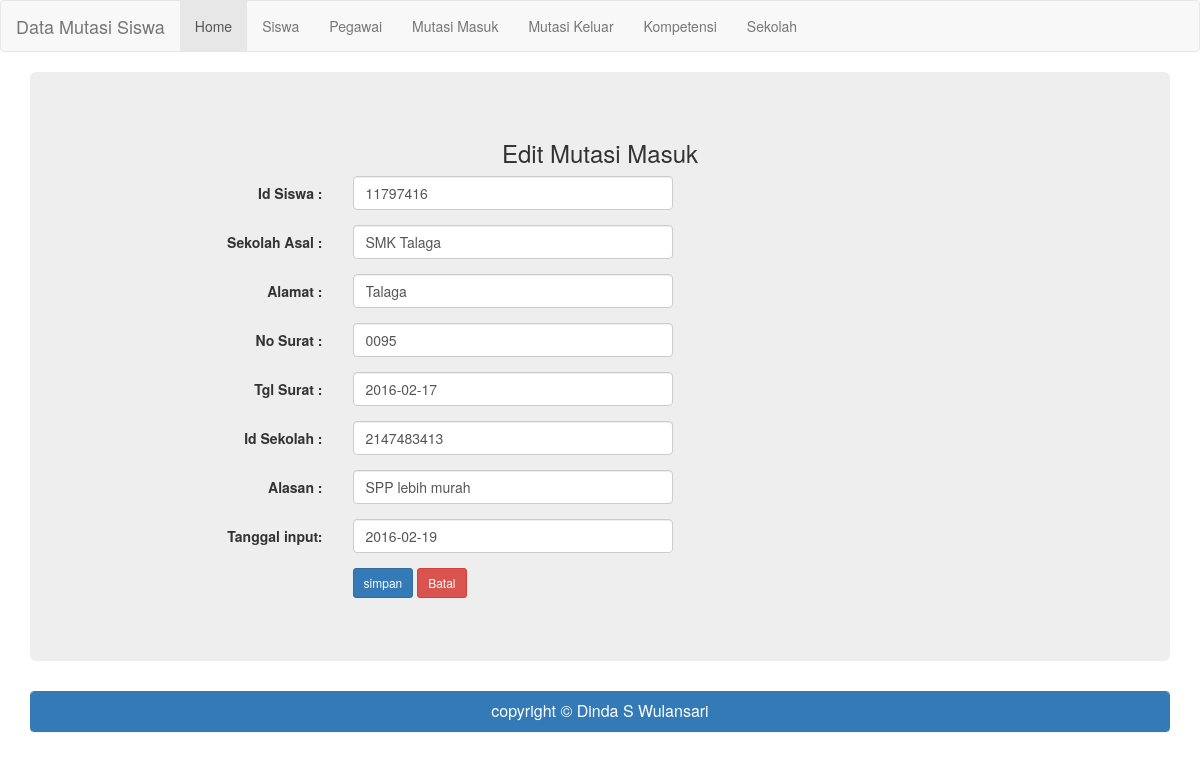
The app's page /?halaman=mutasi_masuk_edit&id=1197854705, older data.
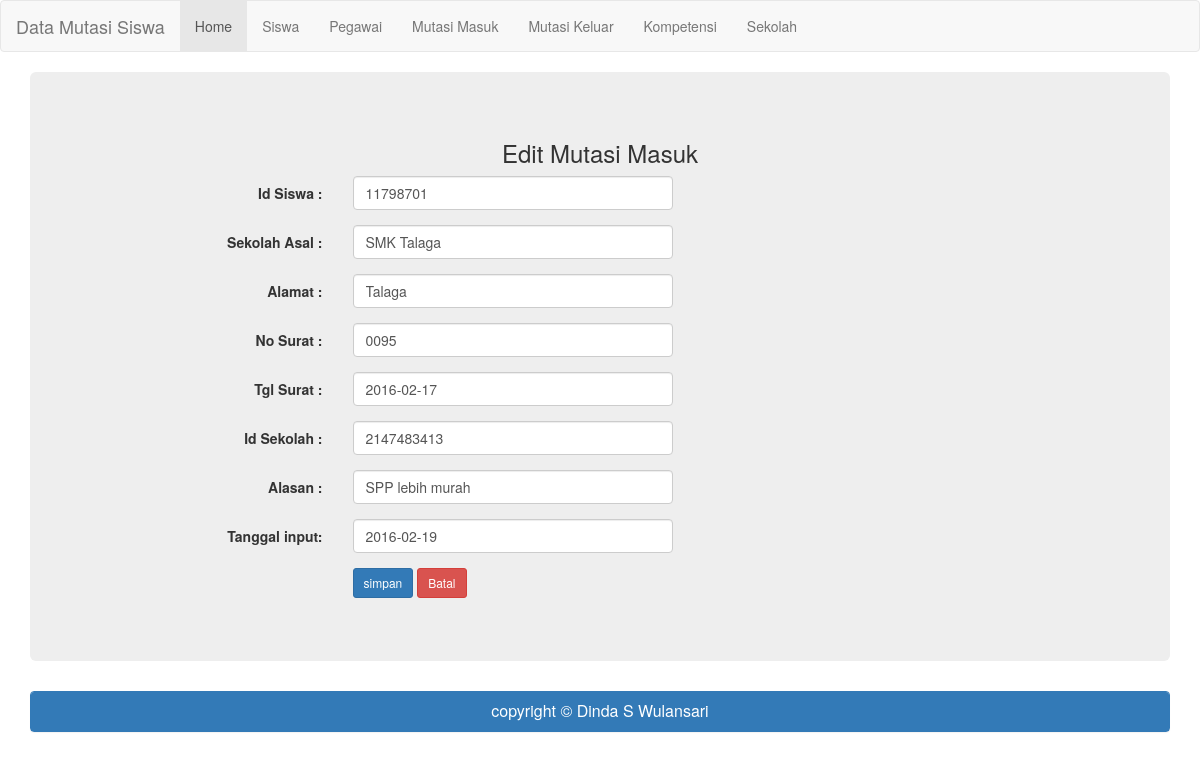
The same page, newer data.
### tables this page shows
CREATE TABLE IF NOT EXISTS `data_mutasi_masuk` (
  `id_mutmas` int(11) NOT NULL,
  `id_siswa` int(11) NOT NULL,
  `sekolah_asal` varchar(25) NOT NULL,
  `alamat` varchar(60) NOT NULL,
  `no_surat` varchar(25) NOT NULL,
  `tgl_surat` date NOT NULL,
  `id_sekolah` int(11) NOT NULL,
  `alasan` varchar(25) NOT NULL,
  `tanggal_input` date NOT NULL
);

### mutasi_masuk_edit.php (the view, shortened to what this page needs)
<?php
include"koneksi.php";
$query=("SELECT * FROM data_mutasi_masuk WHERE id_mutmas='$_GET[id]'");
$galeri=mysqli_query($koneksi,$query) or die('Error,query failed. ' .mysqli_error());
$m=mysqli_fetch_array($galeri);
?>
<h3 align="center">Edit Mutasi Masuk</h3>
<form class="form-horizontal" method="post" action="?halaman=mutasi_masuk_up" enctype="multipart/form-data">
	<div class="form-group">
		<label class="col-sm-3 control-label">Id Siswa :</label>
		<div class="col-sm-4">
			<input type="text" name="id_siswa" class="form-control" placeholder="Masukan id_siswa" value="<?php echo"$m[id_siswa]";?>" required>
		</div>
	</div>
	<div class="form-group">
		<label class="col-sm-3 control-label">Sekolah Asal :</label>
		<div class="col-sm-4">
			<input type="text" name="sekolah_asal" class="form-control" placeholder="Masukan sekolah_asal" value="<?php echo"$m[sekolah_asal]";?>" required>
		</div>
	</div>
	<div class="form-group">
		<label class="col-sm-3 control-label">Alamat :</label>
		<div class="col-sm-4">
			<input type="text" name="alamat" class="form-control" placeholder="Masukan alamat" value="<?php echo"$m[alamat]";?>" required>
		</div>
	</div>
	<div class="form-group">
		<label class="col-sm-3 control-label">No Surat :</label>
		<div class="col-sm-4">
			<input type="text" name="no_surat" class="form-control" placeholder="Masukan no_surat" value="<?php echo"$m[no_surat]";?>" required>
		</div>
	</div>
	<div class="form-group">
		<label class="col-sm-3 control-label">Tgl Surat :</label>
		<div class="col-sm-4">
			<input type="text" name="tgl_surat" class="form-control" placeholder="Masukan tgl_surat" value="<?php echo"$m[tgl_surat]";?>" required>
		</div>
	</div>
	<div class="form-group">
		<label class="col-sm-3 control-label">Id Sekolah :</label>
		<div class="col-sm-4">
			<input type="text" name="id_sekolah" class="form-control" placeholder="Masukan id_sekolah" value="<?php echo"$m[id_sekolah]";?>" required>
		</div>
	</div>
	<div class="form-group">
		<label class="col-sm-3 control-label">Alasan :</label>
		<div class="col-sm-4">
			<input type="text" name="alasan" class="form-control" placeholder="Masukan alasan" value="<?php echo"$m[alasan]";?>" required>
		</div>
	</div>
	<div class="form-group">
		<label class="col-sm-3 control-label">Tanggal input:</label>
		<div class="col-sm-4">
			<input type="text" name="tanggal_input" class="form-control" placeholder="Masukan tanggal_input" value="<?php echo"$m[tanggal_input]";?>" required>
		</div>
	</div>
	<div class="form-group">
		<label class="col-sm-3 control-label">&nbsp;</label>
		<div class="col-sm-6">
			<input type="submit" name="tambah_mutasi_masuk" class="btn btn-sm btn-primary" value="simpan">
			<a href="?halaman=mutasi_masuk" class="btn btn-sm btn-danger">Batal</a>
			</div>
			</div>
			</form>

### index.php (shortened to what this page needs)
<!DOCTYPE html>
<html>
<head>
	<link rel="stylesheet" type="text/css" href="css/bootstrap.css">
</head>
<body>
		<nav class="navbar navbar-default navabar-fixed-top" role="navigation">
			<div class="navbar-header">
				<a class="navbar-brand" href="#">Data Mutasi Siswa</a>
			</div>
			<div>
				<ul class="nav navbar-nav">
					<li class="active"><a href="?halaman=default">Home</a></li>
					<li><a href="?halaman=siswa">Siswa</a></li>
					<li><a href="?halaman=pegawai">Pegawai</a></li>
					<li><a href="?halaman=mutasi_masuk">Mutasi Masuk</a></li>
					<li><a href="?halaman=mutasi_keluar">Mutasi Keluar</a></li>
					<li><a href="?halaman=kompetensi">Kompetensi</a></li>
					<li><a href="?halaman=sekolah">Sekolah</a></li>
				</ul>
			</div>
		</nav>
		<div class="container">
			<div>
				<div class="jumbotron">
					<?php
					include("halaman.php");
					?>
				</div>
				<div class="panel panel-primary">
					<div class="panel-heading">
						<h3 class="panel-title" align="center">copyright &copy; Dinda S Wulansari</h3>
					</div>
				</div>
			</div>
		</div>
	</body>
	</html>

### halaman.php (shortened to what this page needs)
<?php
$halaman=(isset($_GET['halaman'])) ?$_GET['halaman']:"default";
switch($halaman){
	case'mutasi_masuk_edit':include"mutasi_masuk_edit.php";break;
}
?>

Row changes from the older to the newer data that the page shows:
changed data_mutasi_masuk "SMK Talaga": id_siswa "11797416" → "11798701"
